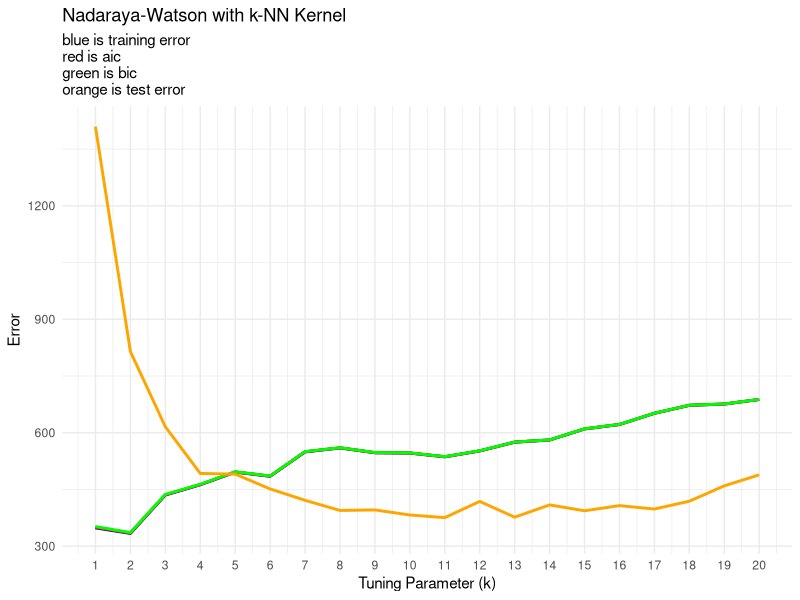
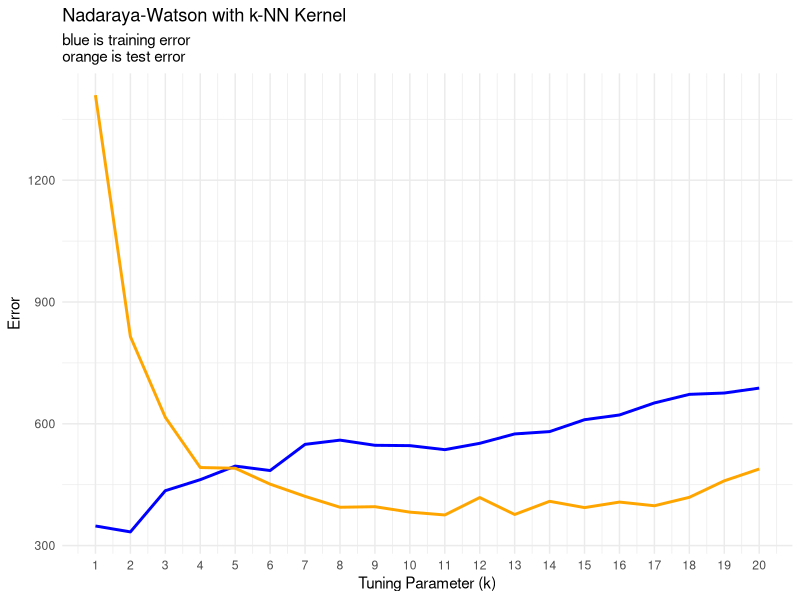
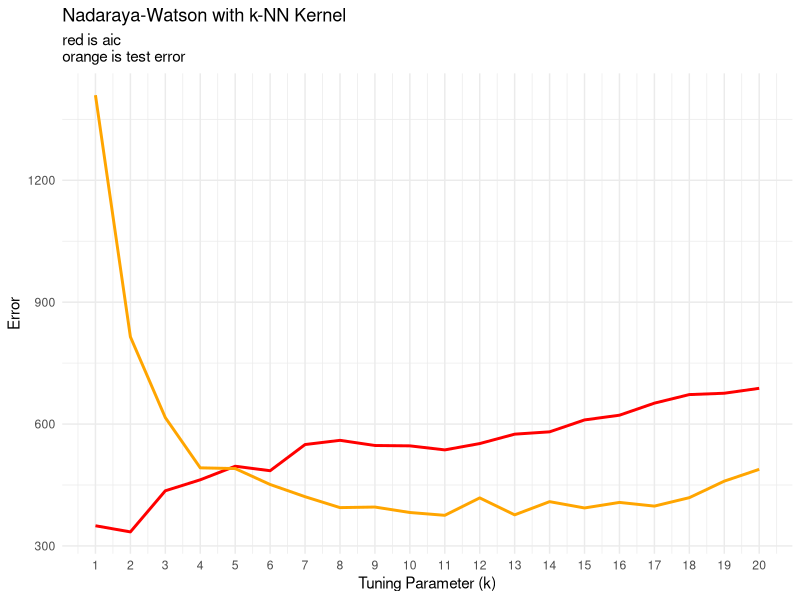
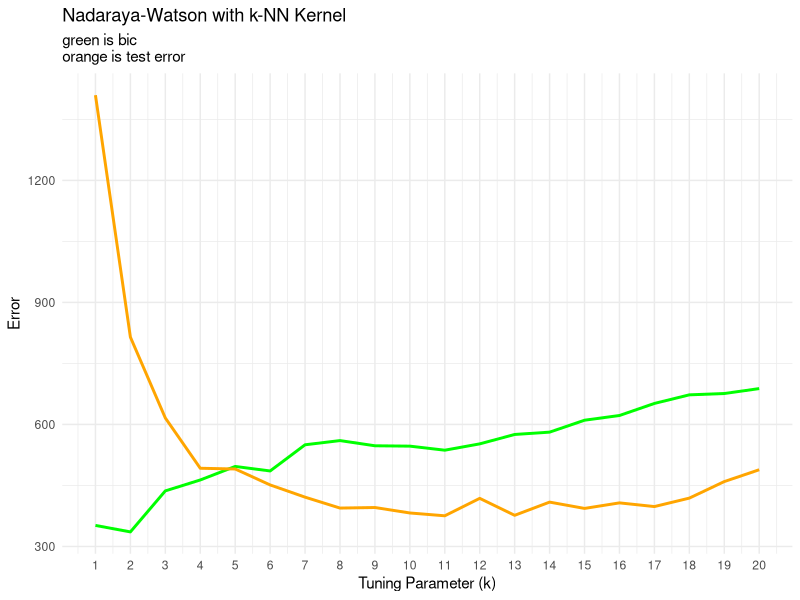
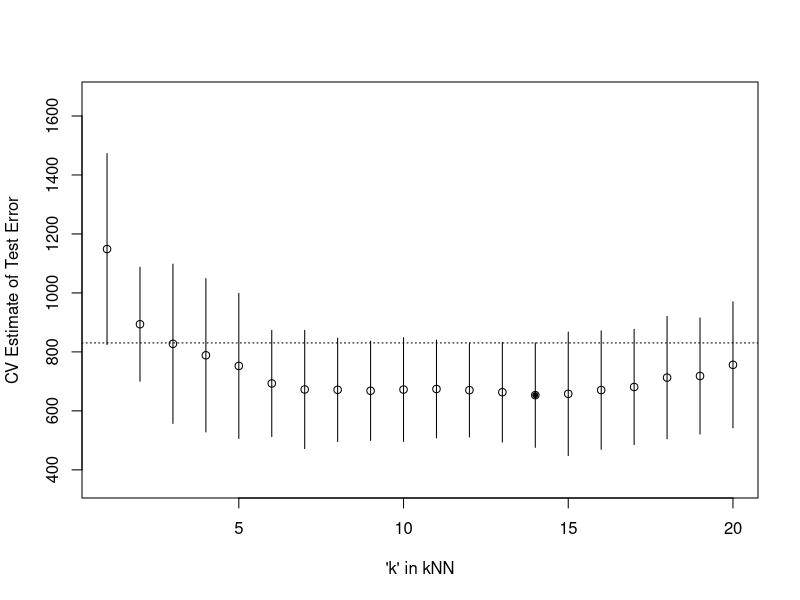

Write R code to recreate these figures, in order.
## ---- chunk 1
library('MASS') ## for 'mcycle'
library(ggplot2)
library('caret')
## ---- chunk 2
set.seed(1)

# 75% 25%
sample <- sample(c(TRUE, FALSE), nrow(mcycle), replace=TRUE, prob=c(0.75,0.25))
train  <- mcycle[sample, ]
test   <- mcycle[!sample, ]
## ---- chunk 3
## Make predictions using the NW method
## y  - n x 1 vector of training outputs
## x  - n x p matrix of training inputs
## x0 - m x p matrix where to make predictions
## kern  - kernel function to use
## ... - arguments to pass to kernel function
nadaraya_watson <- function(y, x, x0, kern, ...) {
  k <- t(apply(x0, 1, function(x0_) {
    k_ <- kern(x, x0_, ...)
    k_/sum(k_)
  }))
  yhat <- drop(k %*% y)
  attr(yhat, 'k') <- k
  return(yhat)
}

## k-NN kernel function
## x  - n x p matrix of training inputs
## x0 - 1 x p input where to make prediction
## k  - number of nearest neighbors
kernel_k_nearest_neighbors <- function(x, x0, k=1) {
  ## compute distance betwen each x and x0
  z <- t(t(x) - x0)
  d <- sqrt(rowSums(z*z))

  ## initialize kernel weights to zero
  w <- rep(0, length(d))
  
  ## set weight to 1 for k nearest neighbors
  w[order(d)[1:k]] <- 1
  
  return(w)
}

x_train <- matrix(train$times, length(train$times), 1)
x_test <- matrix(test$times, length(test$times), 1)
y_train <- train$accel
y_test <- test$accel
## ---- chunk 4
## Compute effective df using NW method
## y  - n x 1 vector of training outputs
## x  - n x p matrix of training inputs
## kern  - kernel function to use
## ... - arguments to pass to kernel function
effective_df <- function(y, x, kern, ...) {
  y_hat <- nadaraya_watson(y, x, x,
    kern=kern, ...)
  sum(diag(attr(y_hat, 'k')))
}

## loss function
## y    - train/test y
## yhat - predictions at train/test x
loss_squared_error <- function(y, yhat)
  (y - yhat)^2

## test/train error
## y    - train/test y
## yhat - predictions at train/test x
## loss - loss function
error <- function(y, yhat, loss=loss_squared_error)
  mean(loss(y, yhat))

## AIC
## y    - training y
## yhat - predictions at training x
## d    - effective degrees of freedom
aic <- function(y, yhat, d)
  error(y, yhat) + 2/length(y)*d

## BIC
## y    - training y
## yhat - predictions at training x
## d    - effective degrees of freedom
bic <- function(y, yhat, d)
  error(y, yhat) + log(length(y))/length(y)*d
## ---- chunk 5
k_seq <- seq(1, 20, by = 1)

train_error <- rep(0, length(k_seq))
test_error <- rep(0, length(k_seq))
edf <- rep(0, length(k_seq))
aic_list <- rep(0, length(k_seq))
bic_list <- rep(0, length(k_seq))

for (k in k_seq) {
  y_hat_train <- nadaraya_watson(y_train, x_train, x_train, kern=kernel_k_nearest_neighbors, k=k)
  train_error[k] <- error(y_train, y_hat_train)
  
  edf[k] <- effective_df(y_train, x_train, kern=kernel_k_nearest_neighbors, k=k)
  aic_list[k] <- aic(y_train, y_hat_train, edf[k])
  bic_list[k] <- bic(y_train, y_hat_train, edf[k])
  
  y_hat_test <- nadaraya_watson(y_train, x_train, x_test, kern=kernel_k_nearest_neighbors, k=k)
  test_error[k] <- error(y_test, y_hat_test)
}

df <- data.frame(k = k_seq, train_error=train_error, edf=edf, aic_list=aic_list, bic_list=bic_list, test_error=test_error)
## ---- chunk 6
ggplot(df, aes(x = k)) +
  geom_line(aes(y = train_error), color = "blue", size = 1) +
  geom_line(aes(y = aic_list), color = "red", size = 1) +
  geom_line(aes(y = bic_list), color = "green", size = 1) +
  geom_line(aes(y = test_error), color = "orange", size = 1) +
  scale_x_continuous(breaks = k_seq)+
  labs(x = "Tuning Parameter (k)",
       y = "Error",
       title = "Nadaraya-Watson with k-NN Kernel",
       subtitle = "blue is training error\nred is aic\ngreen is bic\norange is test error") +
  theme(plot.title = element_text(hjust = 0.5, size = 16),
        axis.text = element_text(size = 12),
        axis.title = element_text(size = 14))+
  theme_minimal()
## ---- chunk 7
ggplot(df, aes(x = k)) +
  geom_line(aes(y = train_error), color = "blue", size = 1) +
  geom_line(aes(y = test_error), color = "orange", size = 1) +
  scale_x_continuous(breaks = k_seq) +
  labs(x = "Tuning Parameter (k)",
       y = "Error",
       title = "Nadaraya-Watson with k-NN Kernel",
       subtitle = "blue is training error\norange is test error") +
  theme(plot.title = element_text(hjust = 0.5, size = 16),
        axis.text = element_text(size = 12),
        axis.title = element_text(size = 14))+
  theme_minimal()
## ---- chunk 8
ggplot(df, aes(x = k)) +
  geom_line(aes(y = aic_list), color = "red", size = 1) +
  geom_line(aes(y = test_error), color = "orange", size = 1) +
  scale_x_continuous(breaks = k_seq) +
  labs(x = "Tuning Parameter (k)",
       y = "Error",
       title = "Nadaraya-Watson with k-NN Kernel",
       subtitle = "red is aic\norange is test error") +
  theme(plot.title = element_text(hjust = 0.5, size = 16),
        axis.text = element_text(size = 12),
        axis.title = element_text(size = 14))+
  theme_minimal()
## ---- chunk 9
ggplot(df, aes(x = k)) +
  geom_line(aes(y = bic_list), color = "green", size = 1) +
  geom_line(aes(y = test_error), color = "orange", size = 1) +
  scale_x_continuous(breaks = k_seq) +
  labs(x = "Tuning Parameter (k)",
       y = "Error",
       title = "Nadaraya-Watson with k-NN Kernel",
       subtitle = "green is bic\norange is test error") +
  theme(plot.title = element_text(hjust = 0.5, size = 16),
        axis.text = element_text(size = 12),
        axis.title = element_text(size = 14))+
  theme_minimal()
## ---- chunk 10
## 5-fold cross-validation of knnreg model
## create five folds
set.seed(1985)
mcycle_flds  <- createFolds(mcycle$accel, k=5)
print(mcycle_flds)
sapply(mcycle_flds, length)  ## not all the same length

cvknnreg <- function(kNN = 10, flds=mcycle_flds) {
  cverr <- rep(NA, length(flds))
  for(tst_idx in 1:length(flds)) { ## for each fold
    
    ## get training and testing data
    mycycle_trn <- mcycle[-flds[[tst_idx]],]
    mycycle_tst <- mcycle[ flds[[tst_idx]],]
    
    ## fit kNN model to training data
    knn_fit <- knnreg(accel ~ times,
                      k=kNN, data=mycycle_trn)
    
    ## compute test error on testing data
    pre_tst <- predict(knn_fit, mycycle_tst)
    cverr[tst_idx] <- mean((mycycle_tst$accel - pre_tst)^2)
  }
  return(cverr)
}

## Compute 5-fold CV for kNN = 1:20
cverrs <- sapply(1:20, cvknnreg)
print(cverrs) ## rows are k-folds (1:5), cols are kNN (1:20)
cverrs_mean <- apply(cverrs, 2, mean)
cverrs_sd   <- apply(cverrs, 2, sd)
## ---- chunk 11
## Plot the results of 5-fold CV for kNN = 1:20
plot(x=1:20, y=cverrs_mean, 
     ylim=range(cverrs),
     xlab="'k' in kNN", ylab="CV Estimate of Test Error")
segments(x0=1:20, x1=1:20,
         y0=cverrs_mean-cverrs_sd,
         y1=cverrs_mean+cverrs_sd)
best_idx <- which.min(cverrs_mean)
points(x=best_idx, y=cverrs_mean[best_idx], pch=20)
abline(h=cverrs_mean[best_idx] + cverrs_sd[best_idx], lty=3)
